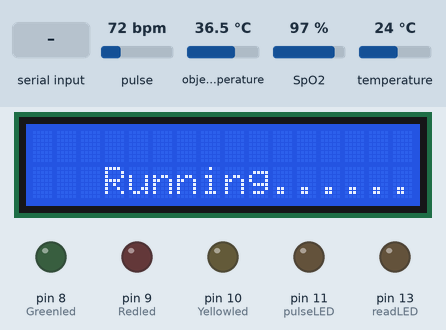
Simulated run of this sketch. Board: Arduino Uno, built with avr-gcc and run on an emulated ATmega328P. On the bench: 16×2 character LCD, output pins drawn as LEDs (lit = HIGH). Dashed ring = blinking. Inputs (shaded band) come from the test bench; at power-on: pulse 72 bpm, SpO2 97 %, object temperature 36.5 °C, temperature 24 °C. What the sketch prints to the serial monitor is not drawn.

Above: at 0.1 s.
4.2 s: "1" received over Serial
5.8 s: pulse set to 100 bpm
8.8 s: SpO2 set to 100 %
11.8 s: object temperature set to 37.7 °C
At 12.3 s:
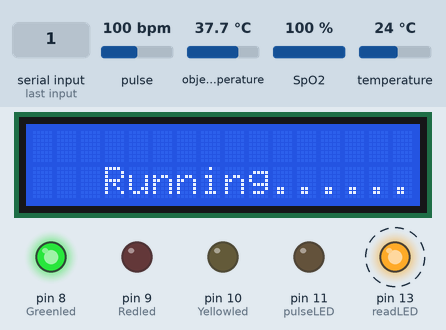
14.8 s: object temperature set to 38.2 °C
At 15.9 s:
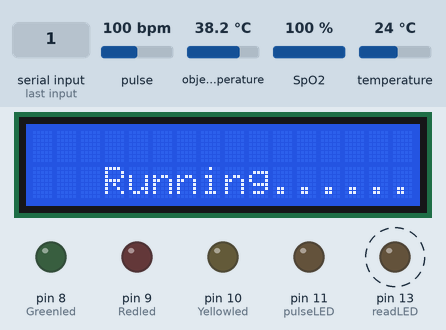
17.8 s: pulse set to 42 bpm
Timing chart, 0 to 68.3 s (numbered marks = the images above; inputs shaded):
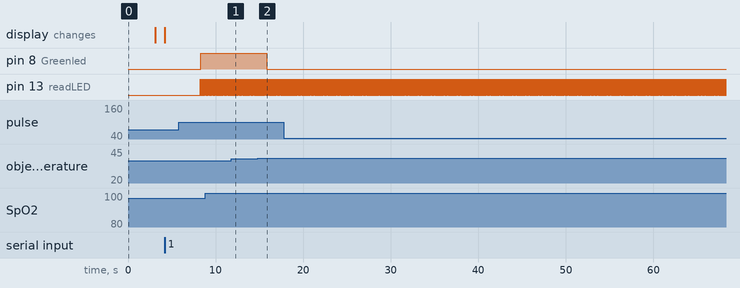

The sketch:

SpO2_Heartrate.ino
```cpp
#include <Wire.h>
#include "MAX30105.h"
#include "spo2_algorithm.h"
#include <LiquidCrystal_I2C.h>
#include <Adafruit_MLX90614.h>

MAX30105 particleSensor;
LiquidCrystal_I2C lcd(0x3F, 16, 2);
Adafruit_MLX90614 mlx = Adafruit_MLX90614();

#define MAX_BRIGHTNESS 255

#if defined(__AVR_ATmega328P__) || defined(__AVR_ATmega168__)
//Arduino Uno doesn't have enough SRAM to store 100 samples of IR led data and red led data in 32-bit format
//To solve this problem, 16-bit MSB of the sampled data will be truncated. Samples become 16-bit data.
uint16_t irBuffer[100]; //infrared LED sensor data
uint16_t redBuffer[100];  //red LED sensor data
#else
uint32_t irBuffer[100]; //infrared LED sensor data
uint32_t redBuffer[100];  //red LED sensor data
#endif

int32_t bufferLength; //data length
int32_t spo2; //SPO2 value
int8_t validSPO2; //indicator to show if the SPO2 calculation is valid
int32_t heartRate; //heart rate value
int8_t validHeartRate; //indicator to show if the heart rate calculation is valid

byte pulseLED = 11; //Must be on PWM pin
byte readLED = 13; //Blinks with each data read
int Temperature;

#define Greenled 8
#define Redled 9
#define Yellowled 10

void setup()
{
  Serial.begin(115200); // initialize serial communication at 115200 bits per second:

  pinMode(pulseLED, OUTPUT);
  pinMode(readLED, OUTPUT);

  // lcd Set up
  lcd.begin();
  lcd.backlight();
  lcd.setCursor(3,1);
  lcd.print("Running......");
  delay(3000);
  lcd.clear();

  pinMode(Greenled,OUTPUT);
  pinMode(Redled,OUTPUT);
  pinMode(Yellowled,OUTPUT);

  digitalWrite(Greenled,LOW);
  digitalWrite(Redled,LOW);
  digitalWrite(Yellowled,LOW);

  // Initialize sensor
  if (!particleSensor.begin(Wire, I2C_SPEED_FAST)) //Use default I2C port, 400kHz speed
  {
    Serial.println(F("MAX30102 was not found. Please check wiring/power."));
    while (1);
  }

  Serial.println(F("Attach sensor to finger with rubber band. Press any key to start conversion"));
  while (Serial.available() == 0) ; //wait until user presses a key
  Serial.read();

  byte ledBrightness = 60; //Options: 0=Off to 255=50mA
  byte sampleAverage = 4; //Options: 1, 2, 4, 8, 16, 32
  byte ledMode = 2; //Options: 1 = Red only, 2 = Red + IR, 3 = Red + IR + Green
  byte sampleRate = 100; //Options: 50, 100, 200, 400, 800, 1000, 1600, 3200
  int pulseWidth = 411; //Options: 69, 118, 215, 411
  int adcRange = 4096; //Options: 2048, 4096, 8192, 16384

  particleSensor.setup(ledBrightness, sampleAverage, ledMode, sampleRate, pulseWidth, adcRange); //Configure sensor with these settings
  particleSensor.enableDIETEMPRDY();
  mlx.begin();

}

void loop()
{
  bufferLength = 100; //buffer length of 100 stores 4 seconds of samples running at 25sps
  float temperature = particleSensor.readTemperatureF();
  //read the first 100 samples, and determine the signal range
  lcd.setCursor(3,1);
  lcd.print("Running......");

  for (byte i = 0 ; i < bufferLength ; i++)
  {
    while (particleSensor.available() == false) //do we have new data?
      particleSensor.check(); //Check the sensor for new data

    redBuffer[i] = particleSensor.getRed();
    irBuffer[i] = particleSensor.getIR();
    particleSensor.nextSample(); //We're finished with this sample so move to next sample

    Serial.print(F("red="));
    Serial.print(redBuffer[i], DEC);
    Serial.print(F(", ir="));
    Serial.println(irBuffer[i], DEC);
  }

  //calculate heart rate and SpO2 after first 100 samples (first 4 seconds of samples)
  maxim_heart_rate_and_oxygen_saturation(irBuffer, bufferLength, redBuffer, &spo2, &validSPO2, &heartRate, &validHeartRate);
  lcd.clear();
  //Continuously taking samples from MAX30102.  Heart rate and SpO2 are calculated every 1 second
  while (1)
  {
    //dumping the first 25 sets of samples in the memory and shift the last 75 sets of samples to the top
    for (byte i = 25; i < 100; i++)
    {
      redBuffer[i - 25] = redBuffer[i];
      irBuffer[i - 25] = irBuffer[i];
    }
    Temperature = mlx.readObjectTempC();
    //take 25 sets of samples before calculating the heart rate.
    for (byte i = 75; i < 100; i++)
    {
      while (particleSensor.available() == false) //do we have new data?
        particleSensor.check(); //Check the sensor for new data

      digitalWrite(readLED, !digitalRead(readLED)); //Blink onboard LED with every data read


      redBuffer[i] = particleSensor.getRed();
      irBuffer[i] = particleSensor.getIR();
      particleSensor.nextSample(); //We're finished with this sample so move to next sample

      //send samples and calculation result to terminal program through UART

      Serial.print(F("red="));
      Serial.print(redBuffer[i], DEC);
      Serial.print(F(", ir="));
      Serial.println(irBuffer[i], DEC);

      // Serial.print(F(", HR="));
      // Serial.print(heartRate, DEC);

      // Serial.print(F(", SPO2="));
      // Serial.println(spo2, DEC);

      // Serial.println(Temperature);

      lcd.setCursor(0, 0);
      lcd.print("HR:     bpm");

      lcd.setCursor(0, 1);
      lcd.print("O2:     % T:  *C");

      lcd.setCursor(3, 0);
      lcd.print(heartRate);

      lcd.setCursor(3, 1);
      lcd.print(spo2);

      lcd.setCursor(12, 1);
      lcd.print(Temperature);

      if((spo2 >= 96) && (Temperature < 38)){
        digitalWrite(Redled,LOW);
        digitalWrite(Yellowled,LOW);
        digitalWrite(Greenled,HIGH);
      }
      else if(( spo2 < 93) && (Temperature > 37)){
        digitalWrite(Greenled,LOW);
        digitalWrite(Yellowled,LOW);
        digitalWrite(Redled,HIGH);
      }

      else if(( spo2 < 96) && (Temperature > 37)){
        digitalWrite(Greenled,LOW);
        digitalWrite(Yellowled,HIGH);
        digitalWrite(Redled,LOW);
      }
      else{

        digitalWrite(Greenled,LOW);
        digitalWrite(Yellowled,LOW);
        digitalWrite(Redled,LOW);

      }

    }

    //After gathering 25 new samples recalculate HR and SP02
    maxim_heart_rate_and_oxygen_saturation(irBuffer, bufferLength, redBuffer, &spo2, &validSPO2, &heartRate, &validHeartRate);
  }
}
```

Measured:
- the behaviour switches between 37.9 and 38 °C on object temperature (found by bisection; images 1 and 2)
- after the input at 14.8 s, pin 8 (Greenled): HIGH → LOW after 1.1 s
- by itself, pin 13 (readLED): alternates HIGH for 0.05 s and LOW for 0.05 s
